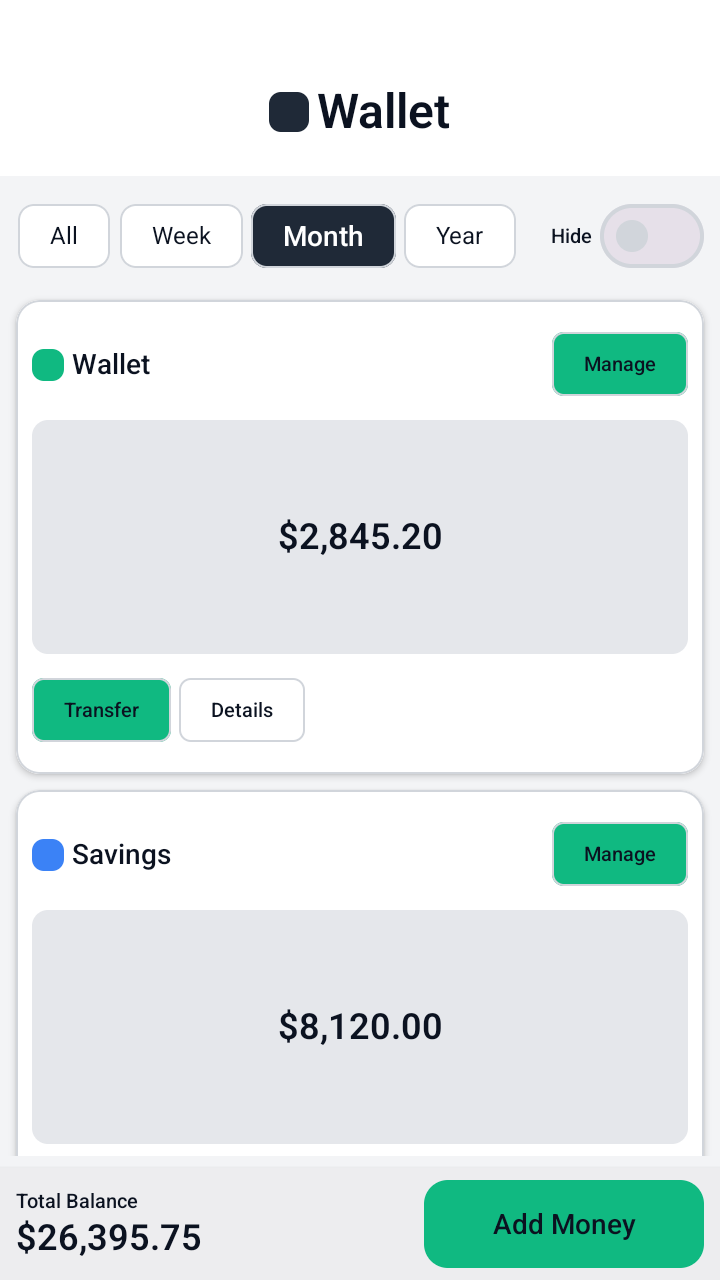
#> input picture benchmark/parallel_100pages/kotlin_img/004.png, 720 x 1280 px
$ python -i block_position_color.py   (imports and definitions only)
#> lines starting #> are read from the running program, lines starting #| are printed output that depends on the picture; after the words box and inside, x2 and y2 are one past the last pixel; in counts of white or black regions, pixels touching at a corner belong together
#!/usr/bin/env python3
"""UI image similarity evaluator based on component detection."""

import cv2
import numpy as np
from scipy.optimize import linear_sum_assignment
from dataclasses import dataclass, field
from typing import List, Tuple, Dict, Optional
import argparse
import os
import csv
from pathlib import Path
import json


@dataclass
class UIBlock:
    """UI component block."""
    x: int
    y: int
    w: int
    h: int
    area: float = 0.0
    aspect_ratio: float = 0.0
    color_hist: np.ndarray = field(default_factory=lambda: np.array([]))
    dominant_color: Tuple[int, int, int] = (0, 0, 0)
    block_type: str = "unknown"  # 'text', 'button', 'card', 'image', 'container'
    confidence: float = 0.0

    @property
    def center(self) -> Tuple[float, float]:
        return (self.x + self.w / 2, self.y + self.h / 2)

    @property
    def bbox(self) -> Tuple[int, int, int, int]:
        return (self.x, self.y, self.w, self.h)

    def normalized_center(self, img_w: int, img_h: int) -> Tuple[float, float]:
        cx, cy = self.center
        return (cx / img_w, cy / img_h)

    def normalized_size(self, img_w: int, img_h: int) -> Tuple[float, float]:
        return (self.w / img_w, self.h / img_h)


class UIBlockDetector:
    """Multi-strategy UI block detector."""

    def __init__(self):
        self.min_block_area = 200
        self.max_block_area_ratio = 0.8
        self.min_aspect_ratio = 0.1
        self.max_aspect_ratio = 10.0

    def detect(self, image: np.ndarray) -> List[UIBlock]:
        """Detect UI blocks using multiple strategies."""
        if image is None:
            return []

        h, w = image.shape[:2]
        all_blocks = []

        mser_blocks = self._detect_mser(image)
        all_blocks.extend(mser_blocks)

        edge_blocks = self._detect_edges(image)
        all_blocks.extend(edge_blocks)

        color_blocks = self._detect_color_regions(image)
        all_blocks.extend(color_blocks)

        merged_blocks = self._merge_overlapping_blocks(all_blocks, w, h)
        filtered_blocks = self._filter_and_classify(merged_blocks, image)

        return filtered_blocks

    def _detect_mser(self, image: np.ndarray) -> List[UIBlock]:
        """Detect text and small components using MSER."""
        gray = cv2.cvtColor(image, cv2.COLOR_BGR2GRAY)

        mser = cv2.MSER_create()
        mser.setMinArea(100)
        mser.setMaxArea(50000)
        mser.setDelta(5)

        regions, _ = mser.detectRegions(gray)

        blocks = []
        for region in regions:
            if len(region) < 5:
                continue

            x, y, w, h = cv2.boundingRect(region.reshape(-1, 1, 2))

            if w < 20 or h < 10:
                continue

            block = UIBlock(
                x=x, y=y, w=w, h=h,
                area=w * h,
                aspect_ratio=w / max(h, 1),
                confidence=0.7
            )
            blocks.append(block)

        return blocks

    def _detect_edges(self, image: np.ndarray) -> List[UIBlock]:
        """Detect containers and cards using edge detection."""
        gray = cv2.cvtColor(image, cv2.COLOR_BGR2GRAY)

        blurred = cv2.bilateralFilter(gray, 9, 75, 75)
        edges = cv2.Canny(blurred, 50, 150)

        kernel = cv2.getStructuringElement(cv2.MORPH_RECT, (5, 5))
        closed = cv2.morphologyEx(edges, cv2.MORPH_CLOSE, kernel, iterations=2)

        contours, _ = cv2.findContours(closed, cv2.RETR_EXTERNAL, cv2.CHAIN_APPROX_SIMPLE)

        blocks = []
        h, w = image.shape[:2]
        total_area = h * w

        for cnt in contours:
            area = cv2.contourArea(cnt)

            if area < self.min_block_area:
                continue
            if area > total_area * self.max_block_area_ratio:
                continue

            x, y, bw, bh = cv2.boundingRect(cnt)

            aspect = bw / max(bh, 1)
            if aspect < self.min_aspect_ratio or aspect > self.max_aspect_ratio:
                continue

            peri = cv2.arcLength(cnt, True)
            approx = cv2.approxPolyDP(cnt, 0.05 * peri, True)

            rect_area = bw * bh
            extent = area / rect_area if rect_area > 0 else 0
            confidence = 0.6 + 0.3 * extent

            block = UIBlock(
                x=x, y=y, w=bw, h=bh,
                area=area,
                aspect_ratio=aspect,
                confidence=min(confidence, 0.95)
            )
            blocks.append(block)

        return blocks

    def _detect_color_regions(self, image: np.ndarray) -> List[UIBlock]:
        """Detect color regions using color clustering."""
        lab = cv2.cvtColor(image, cv2.COLOR_BGR2Lab)
        filtered = cv2.pyrMeanShiftFiltering(lab, 20, 45)
        filtered_bgr = cv2.cvtColor(filtered, cv2.COLOR_Lab2BGR)
        gray = cv2.cvtColor(filtered_bgr, cv2.COLOR_BGR2GRAY)

        thresh = cv2.adaptiveThreshold(
            gray, 255, cv2.ADAPTIVE_THRESH_GAUSSIAN_C,
            cv2.THRESH_BINARY_INV, 25, 10
        )

        kernel = cv2.getStructuringElement(cv2.MORPH_ELLIPSE, (5, 5))
        cleaned = cv2.morphologyEx(thresh, cv2.MORPH_OPEN, kernel, iterations=1)
        cleaned = cv2.morphologyEx(cleaned, cv2.MORPH_CLOSE, kernel, iterations=2)

        contours, _ = cv2.findContours(cleaned, cv2.RETR_EXTERNAL, cv2.CHAIN_APPROX_SIMPLE)

        blocks = []
        h, w = image.shape[:2]
        total_area = h * w

        for cnt in contours:
            area = cv2.contourArea(cnt)

            if area < self.min_block_area * 2:
                continue
            if area > total_area * 0.5:
                continue

            x, y, bw, bh = cv2.boundingRect(cnt)

            aspect = bw / max(bh, 1)
            if aspect < self.min_aspect_ratio or aspect > self.max_aspect_ratio:
                continue

            block = UIBlock(
                x=x, y=y, w=bw, h=bh,
                area=area,
                aspect_ratio=aspect,
                confidence=0.5
            )
            blocks.append(block)

        return blocks

    def _merge_overlapping_blocks(self, blocks: List[UIBlock], img_w: int, img_h: int) -> List[UIBlock]:
        """Merge overlapping blocks, keep highest confidence ones."""
        if not blocks:
            return []

        blocks = sorted(blocks, key=lambda b: b.confidence, reverse=True)

        merged = []
        used = set()

        for i, b1 in enumerate(blocks):
            if i in used:
                continue

            for j in range(i + 1, len(blocks)):
                if j in used:
                    continue

                b2 = blocks[j]
                iou = self._compute_iou(b1.bbox, b2.bbox)

                if iou > 0.6:
                    used.add(j)
                elif self._is_contained(b1.bbox, b2.bbox):
                    used.add(j)

            merged.append(b1)

        return merged

    def _filter_and_classify(self, blocks: List[UIBlock], image: np.ndarray) -> List[UIBlock]:
        """Filter noise and classify blocks."""
        h, w = image.shape[:2]
        total_area = h * w

        result = []

        for block in blocks:
            x1 = max(0, block.x)
            y1 = max(0, block.y)
            x2 = min(w, block.x + block.w)
            y2 = min(h, block.y + block.h)

            if x2 <= x1 or y2 <= y1:
                continue

            roi = image[y1:y2, x1:x2]
            hsv_roi = cv2.cvtColor(roi, cv2.COLOR_BGR2HSV)

            h_hist = cv2.calcHist([hsv_roi], [0], None, [16], [0, 180])
            s_hist = cv2.calcHist([hsv_roi], [1], None, [16], [0, 256])
            v_hist = cv2.calcHist([hsv_roi], [2], None, [16], [0, 256])

            cv2.normalize(h_hist, h_hist, norm_type=cv2.NORM_L1)
            cv2.normalize(s_hist, s_hist, norm_type=cv2.NORM_L1)
            cv2.normalize(v_hist, v_hist, norm_type=cv2.NORM_L1)

            combined = np.vstack([h_hist, s_hist, v_hist]).flatten()
            sum_val = np.sum(combined)
            if sum_val > 0:
                combined = combined / sum_val
            block.color_hist = combined

            mean_hsv = cv2.mean(hsv_roi)[:3]
            block.dominant_color = tuple(int(v) for v in mean_hsv)
            block.block_type = self._classify_block(block, roi)

            if block.area < self.min_block_area:
                continue
            if block.area > total_area * 0.7:
                continue

            result.append(block)

        result.sort(key=lambda b: b.area, reverse=True)
        return result

    def _classify_block(self, block: UIBlock, roi: np.ndarray) -> str:
        """Classify block type based on geometry."""
        aspect = block.aspect_ratio
        h, w = roi.shape[:2]

        if aspect < 0.15:
            return "divider"
        elif aspect > 5:
            return "divider"
        elif h < 40 and aspect > 2:
            return "text"
        elif aspect > 2.5:
            return "text"
        elif aspect > 1.5:
            if block.area > 5000:
                return "button"
            return "text"
        elif aspect >= 0.8 and aspect <= 1.5:
            if block.area > 10000:
                return "card"
            elif block.area > 3000:
                return "button"
            return "image"
        else:
            if block.area > 8000:
                return "card"
            return "button"

    def _compute_iou(self, bbox1: Tuple, bbox2: Tuple) -> float:
        x1, y1, w1, h1 = bbox1
        x2, y2, w2, h2 = bbox2

        xi1 = max(x1, x2)
        yi1 = max(y1, y2)
        xi2 = min(x1 + w1, x2 + w2)
        yi2 = min(y1 + h1, y2 + h2)

        inter_area = max(0, xi2 - xi1) * max(0, yi2 - yi1)
        union_area = w1 * h1 + w2 * h2 - inter_area

        return inter_area / union_area if union_area > 0 else 0

    def _is_contained(self, bbox_outer: Tuple, bbox_inner: Tuple, threshold: float = 0.9) -> bool:
        x1, y1, w1, h1 = bbox_outer
        x2, y2, w2, h2 = bbox_inner

        xi1 = max(x1, x2)
        yi1 = max(y1, y2)
        xi2 = min(x1 + w1, x2 + w2)
        yi2 = min(y1 + h1, y2 + h2)

        inter_area = max(0, xi2 - xi1) * max(0, yi2 - yi1)
        inner_area = w2 * h2

        return inter_area / inner_area > threshold if inner_area > 0 else False


class UIBlockMatcher:
    """UI block matcher."""

    # [80 lines left out: functions __init__, match, _compute_similarity, _position_similarity, _size_similarity, _color_similarity, not called in this run]


class UISimilarityEvaluator:
    """UI image similarity evaluator."""

    def __init__(self):
        self.detector = UIBlockDetector()
        self.matcher = UIBlockMatcher()

    # [290 lines left out: functions evaluate, _compute_scores, visualize, batch_evaluate, main, not called in this run]


# [2 lines not run here, left out]

>>> import cv2
>>> picture = cv2.imread('../benchmark/parallel_100pages/kotlin_img/004.png')
#> picture is the input picture: shape (1280, 720, 3); mean B, G, R 234.1, 234.7, 225.1
>>> result = UIBlockDetector().detect(picture)
#> in _detect_mser, `gray = cv2.cvtColor(image, cv2.COLOR_BGR2GRAY)`:
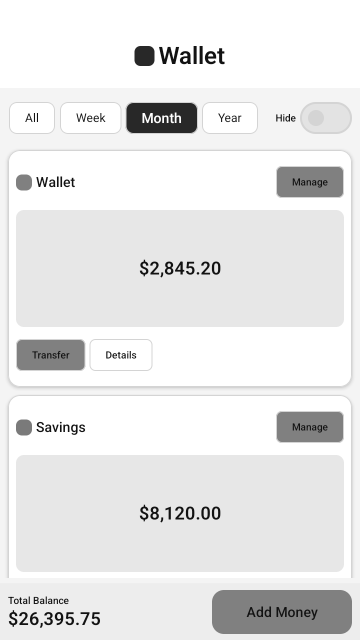
#> gray: shape (1280, 720) (shown at 1/2 size); min 18, max 255, mean 231.8
#> in _detect_mser, `regions, _ = mser.detectRegions(gray)`: regions = 1001 items
#> the loop in _detect_mser, `for region in regions:` made 1001 passes
#> (x, y, w, h) on passes 1 to 3: (18, 1221, 16, 32), (18, 1221, 16, 32), (18, 1221, 16, 32)
#> after the loop in _detect_mser, `for region in regions:`: blocks = 281 items
#> in _detect_edges, `edges = cv2.Canny(blurred, 50, 150)`:
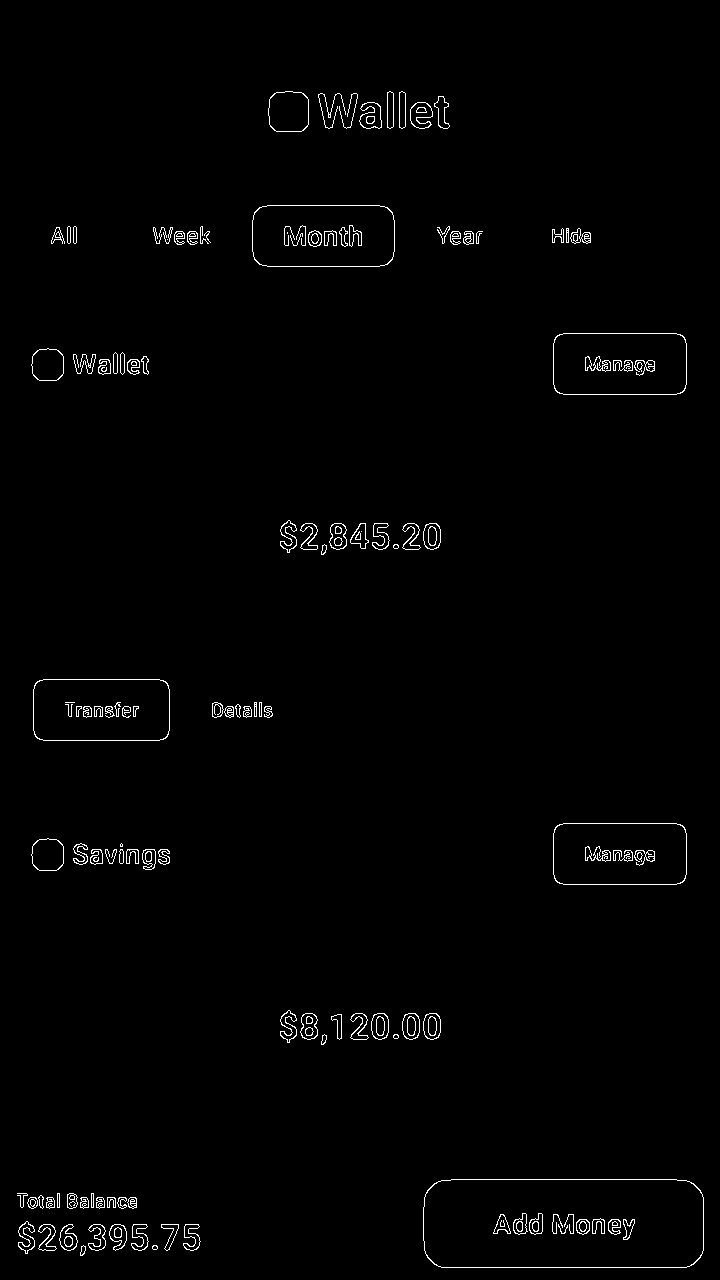
#> edges: shape (1280, 720); 1.2% white in thin lines or dots, all inside (x1, y1, x2, y2) = (17, 91, 704, 1268)
#> in _detect_edges, `closed = cv2.morphologyEx(edges, cv2.MORPH_CLOSE, kernel, iterations=2)`:
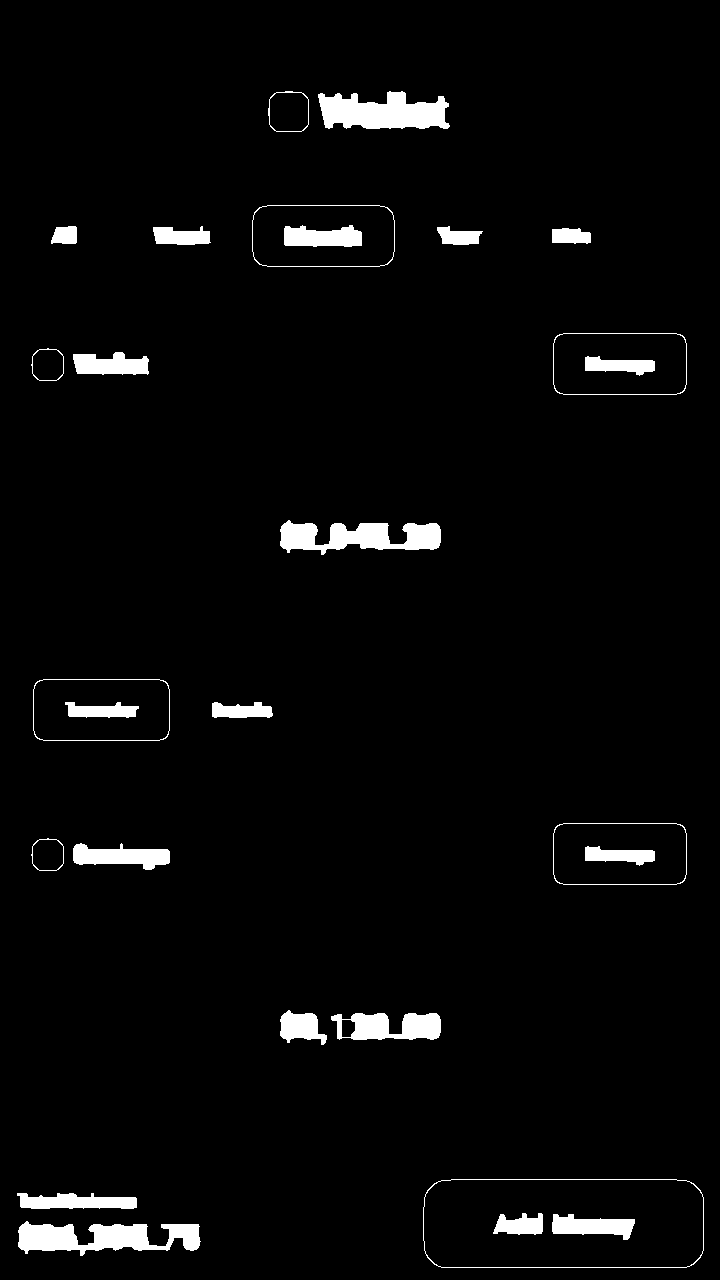
#> closed: shape (1280, 720); 3.3% white; 27 white regions
#> in _detect_edges, `contours, _ = cv2.findContours(closed, cv2.RETR_EXTERNAL, cv2.CHAIN_AP..`: contours = 21 contours; largest, box (x1, y1, x2, y2) and area: (423, 1179, 704, 1268) 24139, (252, 205, 395, 267) 8436, (33, 679, 170, 741) 8184, (553, 823, 687, 885) 8001, (553, 333, 687, 395) 8001
#> the loop in _detect_edges, `for cnt in contours:` made 21 passes
#> (area, x, y, bw, bh, aspect, peri, approx) on passes 1, 2, 3, 5: (3470.5, 18, 1221, 183, 35, 5.23, 562.5, [[18, 1230], [200, 1241]]), (1311.5, 17, 1193, 120, 16, 7.5, 282.2, [[17, 1193], [136, 1207]]), (24139, 423, 1179, 281, 89, 3.16, 703.2, [[424, 1197], [441, 1267], [703, 1250], [686, 1180]]), (954, 280, 1010, 47, 35, 1.34, 156.1, [[281, 1016], [287, 1042], [325, 1042], [314, 1014]])
#> after the loop in _detect_edges, `for cnt in contours:`: blocks = 21 items
#> in _detect_color_regions, `cleaned = cv2.morphologyEx(cleaned, cv2.MORPH_CLOSE, kernel, iteration..`:
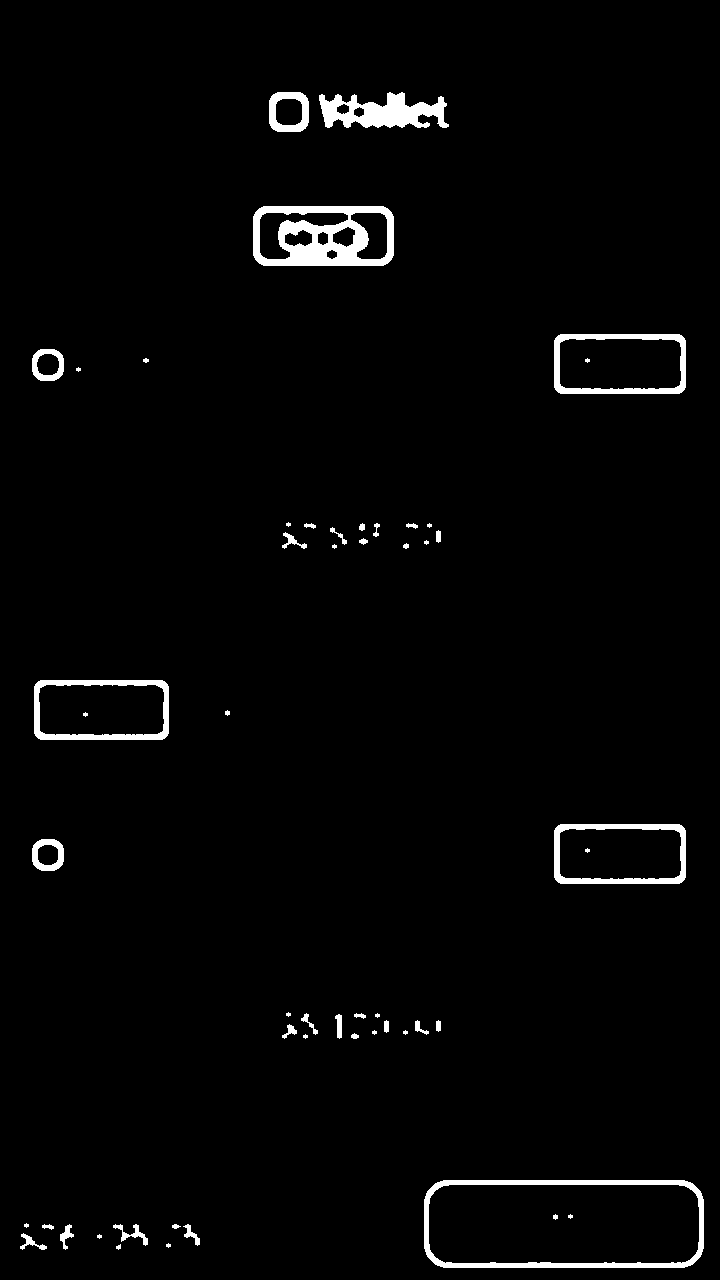
#> cleaned: shape (1280, 720); 2.3% white; 53 white regions (17 under 20 px)
#> in _detect_color_regions, `contours, _ = cv2.findContours(cleaned, cv2.RETR_EXTERNAL, cv2.CHAIN_A..`: contours = 48 contours, 18 with area under 20; largest, box (x1, y1, x2, y2) and area: (424, 1180, 704, 1268) 23809, (253, 206, 394, 266) 8108, (34, 680, 169, 740) 7848, (554, 824, 686, 884) 7671, (554, 334, 686, 394) 7671
#> the loop in _detect_color_regions, `for cnt in contours:` made 48 passes
#> area on passes 4, 5, 7, 8, 9, 13, 16, 17: 111.5, 101, 170.5, 118, 29, 24, 68.5, 38
#> after the loop in _detect_color_regions, `for cnt in contours:`: blocks = 9 items
#> in _merge_overlapping_blocks, `blocks = sorted(blocks, key=lambda b: b.confidence, reverse=True)`: blocks = 311 items
#> the loop in _merge_overlapping_blocks, `for i, b1 in enumerate(blocks):` made 311 passes
#> the loop in _filter_and_classify, `for block in blocks:` made 27 passes
#> pass 1, in _filter_and_classify, `roi = image[y1:y2, x1:x2]`:
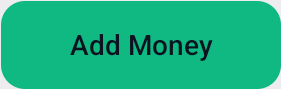
#> roi: shape (89, 281, 3); mean B, G, R 128.7, 179.7, 23.4
#> after the loop in _filter_and_classify, `for block in blocks:`:
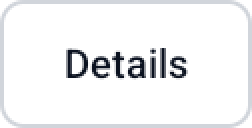
#> roi: shape (64, 126, 3) (shown 2 times larger); mean B, G, R 242.7, 241.6, 241
